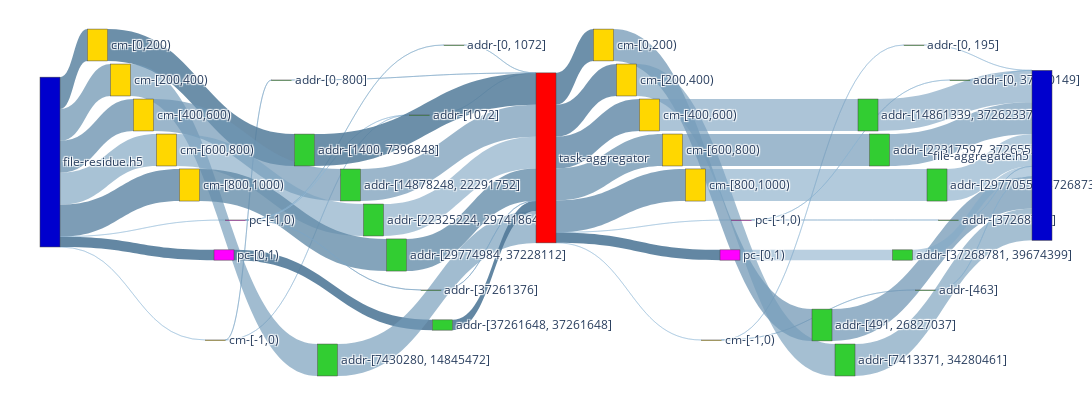

Notebook source saved alongside this figure:
### Code cell
AGG = nx.compose(G_AGG_R, G_AGG_W) 

agg_nodes, agg_nodes_dict = get_nodes_for_sankey(AGG,rm_tags=['agg_r','agg_w'])

agg_links = get_links_for_sankey(AGG, agg_nodes_dict)
fig = go.Figure(go.Sankey(
            node = agg_nodes,
            link = agg_links, orientation='h'))

fig.update_layout(
    autosize=False,
    width=1800,
    height=400,
    margin=dict(
        l=40,
        r=40,
        b=40,
        t=10,
        pad=2
    ),
)
fig.show()
fig.write_html(f"{IMAGE_PATH}/sankey-grouped-agg-vol-vfd.html")

### Figure 1 — Plotly figure (JSON) as saved in the notebook; plotly's stock layout.template omitted (floating-point values rounded to 4 significant figures)
{"data": [{"link": {"color": ["rgba(146.07843137254903, 186.07843137254903, 216.07843137254903, 0.4294117647058824)", "rgba(91.1764705882353, 131.1764705882353, 161.1764705882353, 0.8411764705882353)", "rgba(106.86274509803923, 146.86274509803923, 176.86274509803923, 0.723529411764706)", "rgba(102.94117647058823, 142.94117647058823, 172.94117647058823, 0.7529411764705882)", "rgba(118.62745098039215, 158.62745098039215, 188.62745098039215, 0.6352941176470588)", "rgba(95.09803921568627, 135.09803921568627, 165.09803921568627, 0.8117647058823529)", "rgba(146.07843137254903, 186.07843137254903, 216.07843137254903, 0.4294117647058824)", "rgba(83.33333333333333, 123.33333333333333, 153.33333333333331, 0.9)", "rgba(130.39215686274508, 170.39215686274508, 200.39215686274508, 0.5470588235294118)", "rgba(142.15686274509804, 182.15686274509804, 212.15686274509804, 0.45882352941176474)", "rgba(87.25490196078431, 127.25490196078431, 157.2549019607843, 0.8705882352941177)", "rgba(114.70588235294117, 154.70588235294116, 184.70588235294116, 0.6647058823529413)", "rgba(110.7843137254902, 150.7843137254902, 180.7843137254902, 0.6941176470588235)", "rgba(122.54901960784314, 162.54901960784315, 192.54901960784315, 0.6058823529411765)", "rgba(99.01960784313727, 139.01960784313727, 169.01960784313727, 0.7823529411764706)", "rgba(134.31372549019608, 174.31372549019608, 204.31372549019608, 0.5176470588235295)", "rgba(142.15686274509804, 182.15686274509804, 212.15686274509804, 0.45882352941176474)", "rgba(126.47058823529412, 166.47058823529412, 196.47058823529412, 0.5764705882352942)", "rgba(83.33333333333333, 123.33333333333333, 153.33333333333331, 0.9)", "rgba(130.39215686274508, 170.39215686274508, 200.39215686274508, 0.5470588235294118)", "rgba(138.23529411764707, 178.23529411764707, 208.23529411764707, 0.4882352941176471)", "rgba(87.25490196078431, 127.25490196078431, 157.2549019607843, 0.8705882352941177)", "rgba(114.70588235294117, 154.70588235294116, 184.70588235294116, 0.6647058823529413)", "rgba(110.7843137254902, 150.7843137254902, 180.7843137254902, 0.6941176470588235)", "rgba(122.54901960784314, 162.54901960784315, 192.54901960784315, 0.6058823529411765)", "rgba(99.01960784313727, 139.01960784313727, 169.01960784313727, 0.7823529411764706)", "rgba(134.31372549019608, 174.31372549019608, 204.31372549019608, 0.5176470588235295)", "rgba(83.33333333333333, 123.33333333333333, 153.33333333333331, 0.9)", "rgba(126.47058823529412, 166.47058823529412, 196.47058823529412, 0.5764705882352942)", "rgba(145.83333333333334, 185.83333333333334, 215.83333333333334, 0.43125)", "rgba(87.5, 127.5, 157.5, 0.86875)", "rgba(91.66666666666666, 131.66666666666666, 161.66666666666666, 0.8375)", "rgba(95.83333333333334, 135.83333333333334, 165.83333333333334, 0.80625)", "rgba(104.16666666666666, 144.16666666666666, 174.16666666666666, 0.74375)", "rgba(100.0, 140.0, 170.0, 0.775)", "rgba(145.83333333333334, 185.83333333333334, 215.83333333333334, 0.43125)", "rgba(83.33333333333333, 123.33333333333333, 153.33333333333331, 0.9)", "rgba(141.66666666666666, 181.66666666666666, 211.66666666666666, 0.4625)", "rgba(133.33333333333334, 173.33333333333334, 203.33333333333334, 0.525)", "rgba(108.33333333333334, 148.33333333333334, 178.33333333333334, 0.7125)", "rgba(116.66666666666666, 156.66666666666666, 186.66666666666666, 0.65)", "rgba(120.83333333333333, 160.83333333333334, 190.83333333333334, 0.61875)", "rgba(112.5, 152.5, 182.5, 0.68125)", "rgba(125.0, 165.0, 195.0, 0.5875)", "rgba(137.5, 177.5, 207.5, 0.49375)", "rgba(133.33333333333334, 173.33333333333334, 203.33333333333334, 0.525)", "rgba(129.16666666666666, 169.16666666666666, 199.16666666666666, 0.55625)", "rgba(141.66666666666666, 181.66666666666666, 211.66666666666666, 0.4625)", "rgba(108.33333333333334, 148.33333333333334, 178.33333333333334, 0.7125)", "rgba(116.66666666666666, 156.66666666666666, 186.66666666666666, 0.65)", "rgba(120.83333333333333, 160.83333333333334, 190.83333333333334, 0.61875)", "rgba(112.5, 152.5, 182.5, 0.68125)", "rgba(125.0, 165.0, 195.0, 0.5875)", "rgba(137.5, 177.5, 207.5, 0.49375)", "rgba(133.33333333333334, 173.33333333333334, 203.33333333333334, 0.525)", "rgba(129.16666666666666, 169.16666666666666, 199.16666666666666, 0.55625)", "rgba(133.33333333333334, 173.33333333333334, 203.33333333333334, 0.525)"], "label": ["Access Volume : 0 <br />Access Count : 3 <br />Average Access Size : 0 <br />Operation : read<br />Bandwidth : 0", "Access Volume : 7.42 MB <br />Access Count : 200 <br />Average Access Size : 37.11 KB <br />Operation : read<br />Bandwidth : 11.12 MB/s", "Access Volume : 7.44 MB <br />Access Count : 200 <br />Average Access Size : 37.21 KB <br />Operation : read<br />Bandwidth : 10.68 MB/s", "Access Volume : 7.44 MB <br />Access Count : 200 <br />Average Access Size : 37.2 KB <br />Operation : read<br />Bandwidth : 10.69 MB/s", "Access Volume : 7.44 MB <br />Access Count : 200 <br />Average Access Size : 37.21 KB <br />Operation : read<br />Bandwidth : 10.43 MB/s", "Access Volume : 7.48 MB <br />Access Count : 201 <br />Average Access Size : 37.21 KB <br />Operation : read<br />Bandwidth : 10.78 MB/s", "Access Volume : 0 <br />Access Count : 3 <br />Average Access Size : 0 <br />Operation : read<br />Bandwidth : 0", "Access Volume : 2.4 MB <br />Access Count : 1 <br />Average Access Size : 2.4 MB <br />Operation : read<br />Bandwidth : 1.56 GB/s", "Access Volume : 2.18 KB <br />Access Count : 8 <br />Average Access Size : 273 B <br />Operation : read<br />Bandwidth : 46.58 KB/s", "Access Volume : 328 B <br />Access Count : 1 <br />Average Access Size : 328 B <br />Operation : read<br />Bandwidth : 93.56 B/s", "Access Volume : 7.43 MB <br />Access Count : 399 <br />Average Access Size : 18.62 KB <br />Operation : read<br />Bandwidth : 11.19 MB/s", "Access Volume : 7.45 MB <br />Access Count : 400 <br />Average Access Size : 18.62 KB <br />Operation : read<br />Bandwidth : 10.67 MB/s", "Access Volume : 7.45 MB <br />Access Count : 400 <br />Average Access Size : 18.62 KB <br />Operation : read<br />Bandwidth : 10.68 MB/s", "Access Volume : 7.45 MB <br />Access Count : 400 <br />Average Access Size : 18.62 KB <br />Operation : read<br />Bandwidth : 10.41 MB/s", "Access Volume : 7.49 MB <br />Access Count : 402 <br />Average Access Size : 18.62 KB <br />Operation : read<br />Bandwidth : 10.76 MB/s", "Access Volume : 1.57 KB <br />Access Count : 4 <br />Average Access Size : 392 B <br />Operation : read<br />Bandwidth : 32.85 KB/s", "Access Volume : 328 B <br />Access Count : 1 <br />Average Access Size : 328 B <br />Operation : read<br />Bandwidth : 93.56 B/s", "Access Volume : 512 B <br />Access Count : 1 <br />Average Access Size : 512 B <br />Operation : read<br />Bandwidth : 332.9 KB/s", "Access Volume : 2.4 MB <br />Access Count : 1 <br />Average Access Size : 2.4 MB <br />Operation : read<br />Bandwidth : 1.56 GB/s", "Access Volume : 2.18 KB <br />Access Count : 8 <br />Average Access Size : 273 B <br />Operation : read<br />Bandwidth : 46.58 KB/s", "Access Volume : 656 B <br />Access Count : 2 <br />Average Access Size : 328 B <br />Operation : read<br />Bandwidth : 187.13 B/s", "Access Volume : 7.43 MB <br />Access Count : 399 <br />Average Access Size : 18.62 KB <br />Operation : read<br />Bandwidth : 11.19 MB/s", "Access Volume : 7.45 MB <br />Access Count : 400 <br />Average Access Size : 18.62 KB <br />Operation : read<br />Bandwidth : 10.67 MB/s", "Access Volume : 7.45 MB <br />Access Count : 400 <br />Average Access Size : 18.62 KB <br />Operation : read<br />Bandwidth : 10.68 MB/s", "Access Volume : 7.45 MB <br />Access Count : 400 <br />Average Access Size : 18.62 KB <br />Operation : read<br />Bandwidth : 10.41 MB/s", "Access Volume : 7.49 MB <br />Access Count : 402 <br />Average Access Size : 18.62 KB <br />Operation : read<br />Bandwidth : 10.76 MB/s", "Access Volume : 1.57 KB <br />Access Count : 4 <br />Average Access Size : 392 B <br />Operation : read<br />Bandwidth : 32.85 KB/s", "Access Volume : 2.4 MB <br />Access Count : 1 <br />Average Access Size : 2.4 MB <br />Operation : read<br />Bandwidth : 1.56 GB/s", "Access Volume : 512 B <br />Access Count : 1 <br />Average Access Size : 512 B <br />Operation : read<br />Bandwidth : 332.9 KB/s", "Access Volume : 0 <br />Access Count : 3 <br />Average Access Size : 0 <br />Operation : write<br />Bandwidth : 0", "Access Volume : 7.42 MB <br />Access Count : 200 <br />Average Access Size : 37.11 KB <br />Operation : write<br />Bandwidth : 5.64 MB/s", "Access Volume : 7.44 MB <br />Access Count : 200 <br />Average Access Size : 37.21 KB <br />Operation : write<br />Bandwidth : 4.46 MB/s", "Access Volume : 7.44 MB <br />Access Count : 200 <br />Average Access Size : 37.2 KB <br />Operation : write<br />Bandwidth : 4.06 MB/s", "Access Volume : 7.44 MB <br />Access Count : 200 <br />Average Access Size : 37.21 KB <br />Operation : write<br />Bandwidth : 2.37 MB/s", "Access Volume : 7.48 MB <br />Access Count : 201 <br />Average Access Size : 37.21 KB <br />Operation : write<br />Bandwidth : 2.68 MB/s", "Access Volume : 0 <br />Access Count : 3 <br />Average Access Size : 0 <br />Operation : write<br />Bandwidth : 0", "Access Volume : 2.4 MB <br />Access Count : 1 <br />Average Access Size : 2.4 MB <br />Operation : write<br />Bandwidth : 1.56 GB/s", "Access Volume : 562 B <br />Access Count : 4 <br />Average Access Size : 140.5 B <br />Operation : write<br />Bandwidth : 25.2 B/s", "Access Volume : 28 B <br />Access Count : 1 <br />Average Access Size : 28 B <br />Operation : write<br />Bandwidth : 18.21 KB/s", "Access Volume : 7.42 MB <br />Access Count : 398 <br />Average Access Size : 18.63 KB <br />Operation : write<br />Bandwidth : 1.14 MB/s", "Access Volume : 7.45 MB <br />Access Count : 400 <br />Average Access Size : 18.63 KB <br />Operation : write<br />Bandwidth : 912.66 KB/s", "Access Volume : 7.45 MB <br />Access Count : 400 <br />Average Access Size : 18.63 KB <br />Operation : write<br />Bandwidth : 856.42 KB/s", "Access Volume : 7.45 MB <br />Access Count : 400 <br />Average Access Size : 18.63 KB <br />Operation : write<br />Bandwidth : 928.42 KB/s", "Access Volume : 7.49 MB <br />Access Count : 401 <br />Average Access Size : 18.68 KB <br />Operation : write<br />Bandwidth : 530 KB/s", "Access Volume : 876 B <br />Access Count : 5 <br />Average Access Size : 175.2 B <br />Operation : write<br />Bandwidth : 74.18 B/s", "Access Volume : 28 B <br />Access Count : 1 <br />Average Access Size : 28 B <br />Operation : write<br />Bandwidth : 18.21 KB/s", "Access Volume : 2.4 MB <br />Access Count : 1000 <br />Average Access Size : 2.4 KB <br />Operation : write<br />Bandwidth : 328.73 KB/s", "Access Volume : 562 B <br />Access Count : 4 <br />Average Access Size : 140.5 B <br />Operation : write<br />Bandwidth : 25.2 B/s", "Access Volume : 7.42 MB <br />Access Count : 398 <br />Average Access Size : 18.63 KB <br />Operation : write<br />Bandwidth : 1.14 MB/s", "Access Volume : 7.45 MB <br />Access Count : 400 <br />Average Access Size : 18.63 KB <br />Operation : write<br />Bandwidth : 912.66 KB/s", "Access Volume : 7.45 MB <br />Access Count : 400 <br />Average Access Size : 18.63 KB <br />Operation : write<br />Bandwidth : 856.42 KB/s", "Access Volume : 7.45 MB <br />Access Count : 400 <br />Average Access Size : 18.63 KB <br />Operation : write<br />Bandwidth : 928.42 KB/s", "Access Volume : 7.49 MB <br />Access Count : 401 <br />Average Access Size : 18.68 KB <br />Operation : write<br />Bandwidth : 530 KB/s", "Access Volume : 876 B <br />Access Count : 5 <br />Average Access Size : 175.2 B <br />Operation : write<br />Bandwidth : 74.18 B/s", "Access Volume : 28 B <br />Access Count : 1 <br />Average Access Size : 28 B <br />Operation : write<br />Bandwidth : 18.21 KB/s", "Access Volume : 2.4 MB <br />Access Count : 1000 <br />Average Access Size : 2.4 KB <br />Operation : write<br />Bandwidth : 328.73 KB/s", "Access Volume : 28 B <br />Access Count : 1 <br />Average Access Size : 28 B <br />Operation : write<br />Bandwidth : 18.21 KB/s"], "source": [0, 0, 0, 0, 0, 0, 0, 0, 1, 1, 2, 3, 4, 5, 6, 7, 7, 7, 8, 9, 10, 11, 12, 13, 14, 15, 16, 17, 18, 19, 19, 19, 19, 19, 19, 19, 19, 20, 20, 21, 22, 23, 24, 25, 26, 26, 27, 28, 29, 30, 31, 32, 33, 34, 35, 36, 37], "target": [1, 2, 3, 4, 5, 6, 7, 8, 9, 10, 11, 12, 13, 14, 15, 16, 10, 18, 17, 19, 19, 19, 19, 19, 19, 19, 19, 19, 19, 20, 21, 22, 23, 24, 25, 26, 27, 28, 35, 29, 30, 31, 32, 33, 34, 37, 36, 38, 38, 38, 38, 38, 38, 38, 38, 38, 38], "value": [1, 7422108, 7441148, 7440164, 7442936, 7479508, 1, 2400000, 2184, 328, 7428880, 7447968, 7446976, 7449760, 7486392, 1568, 328, 512, 2400000, 2184, 656, 7428880, 7447968, 7446976, 7449760, 7486392, 1568, 2400000, 512, 1, 7422108, 7441148, 7440164, 7442936, 7479508, 1, 2400000, 562, 28, 7416064, 7451168, 7450176, 7452960, 7489592, 876, 28, 2400000, 562, 7416064, 7451168, 7450176, 7452960, 7489592, 876, 28, 2400000, 28]}, "node": {"color": ["MediumBlue", "Gold", "Gold", "Gold", "Gold", "Gold", "Gold", "Magenta", "Magenta", "LimeGreen", "LimeGreen", "LimeGreen", "LimeGreen", "LimeGreen", "LimeGreen", "LimeGreen", "LimeGreen", "LimeGreen", "LimeGreen", "Red", "Gold", "Gold", "Gold", "Gold", "Gold", "Gold", "Magenta", "Magenta", "LimeGreen", "LimeGreen", "LimeGreen", "LimeGreen", "LimeGreen", "LimeGreen", "LimeGreen", "LimeGreen", "LimeGreen", "LimeGreen", "MediumBlue"], "label": ["file-residue.h5", "cm-[-1,0)", "cm-[0,200)", "cm-[200,400)", "cm-[400,600)", "cm-[600,800)", "cm-[800,1000)", "pc-[-1,0)", "pc-[0,1)", "addr-[0, 800]", "addr-[1072]", "addr-[1400, 7396848]", "addr-[7430280, 14845472]", "addr-[14878248, 22291752]", "addr-[22325224, 29741864]", "addr-[29774984, 37228112]", "addr-[0, 1072]", "addr-[37261648, 37261648]", "addr-[37261376]", "task-aggregator", "cm-[-1,0)", "cm-[0,200)", "cm-[200,400)", "cm-[400,600)", "cm-[600,800)", "cm-[800,1000)", "pc-[-1,0)", "pc-[0,1)", "addr-[0, 195]", "addr-[491, 26827037]", "addr-[7413371, 34280461]", "addr-[14861339, 37262337]", "addr-[22317597, 37265537]", "addr-[29770557, 37268737]", "addr-[0, 37260149]", "addr-[463]", "addr-[37268781, 39674399]", "addr-[37268753]", "file-aggregate.h5"], "x": [0, 0.1591, 0.05682, 0.07955, 0.1023, 0.125, 0.1477, 0.1932, 0.1818, 0.2386, 0.375, 0.2614, 0.2841, 0.3068, 0.3295, 0.3523, 0.4091, 0.3977, 0.3864, 0.5, 0.6705, 0.5568, 0.5795, 0.6023, 0.625, 0.6477, 0.6932, 0.6818, 0.8636, 0.7727, 0.7955, 0.8182, 0.8295, 0.8864, 0.9091, 0.875, 0.8523, 0.8977, 1], "y": [0, 0, 0.1, 0.2, 0.3, 0.4, 0.5, 0.6, 0.7, 0.2, 0.3, 0.4, 1, 0.5, 0.6, 0.7, 0.1, 0.9, 0.8, 0, 0, 0.1, 0.2, 0.3, 0.4, 0.5, 0.6, 0.7, 0.1, 0.9, 1, 0.3, 0.4, 0.5, 0.2, 0.8, 0.7, 0.6, 0]}, "orientation": "h", "type": "sankey"}], "layout": {"autosize": false, "height": 400, "margin": {"b": 40, "l": 40, "pad": 2, "r": 40, "t": 10}, "width": 1800}}
